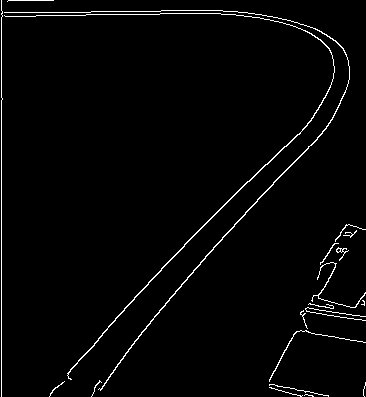
#> input picture hough-video/curveroi.png, 366 x 397 px
$ python curve-image.py
#> lines starting #> are read from the running program, lines starting #| are printed output that depends on the picture; after the words box and inside, x2 and y2 are one past the last pixel; in counts of white or black regions, pixels touching at a corner belong together
import cv2
import numpy as np

# Load the image
image = cv2.imread('curveroi.png')
#> image is the input picture: shape (397, 366, 3); 2.2% white in thin lines or dots

cv2.imshow("t7y6zgh",image)

# Convert the image to grayscale
gray = cv2.cvtColor(image, cv2.COLOR_BGR2GRAY)
#> gray: shape (397, 366); 2.2% white in thin lines or dots

# Apply Gaussian blur to reduce noise
blurred = cv2.GaussianBlur(gray, (5, 5), 0)
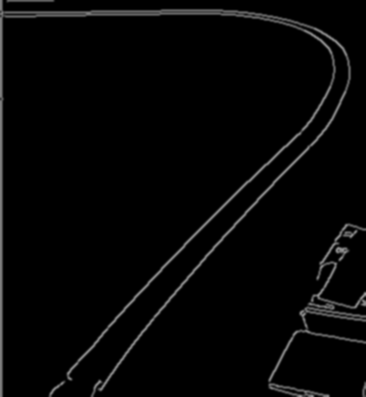
#> blurred: shape (397, 366); min 0, max 155, mean 5.8

# Use Canny edge detection
edges = cv2.Canny(blurred, 50, 150)
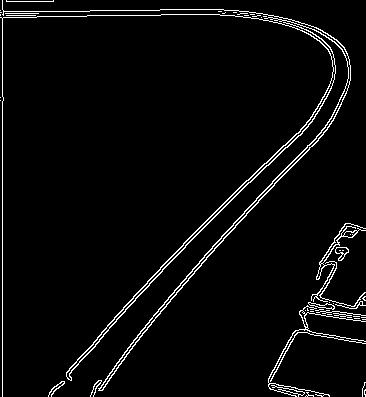
#> edges: shape (397, 366); 3.7% white in thin lines or dots

# Find contours in the edges
contours, _ = cv2.findContours(edges, cv2.RETR_EXTERNAL, cv2.CHAIN_APPROX_SIMPLE)
#> contours = 47 contours, 38 with area under 20; largest, box (x1, y1, x2, y2) and area: (0, 14, 336, 397) 561, (2, 0, 351, 391) 534, (311, 223, 366, 302) 185, (268, 305, 366, 397) 106, (335, 247, 349, 261) 98

# Loop over the contours
for contour in contours:
    # Check if the contour contains enough points
    if len(contour) >= 5:
        # Fit a curve to the contour
        curve = cv2.fitEllipse(contour)
        # Extract parameters of the fitted ellipse
        (x, y), (MA, ma), angle = curve

        # Draw the ellipse on the original image
        cv2.ellipse(image, (int(x), int(y)), (int(MA/2), int(ma/2)), angle, 0, 360, (0, 255, 0), 2)

        # Calculate length of the curved line (perimeter of ellipse)
        length = cv2.arcLength(contour, True)

        # Calculate angle of the curved line
        # In this example, we'll use the angle of the fitted ellipse
        # You can also calculate it based on the slope of tangent lines at different points of the curve
        print("Angle of curved line:", angle)
        print("Length of curved line:", length)
    else:
        print("Contour does not contain enough points.")
#> this loop made 47 passes
#> (x, y, MA, ma, angle, length) on passes 1, 2, 3, 4, 5, 6, 7, 14, 16, 18, 20, 23: (308.8, 394.4, 4.6, 8.44, 100, 28.97), (364.5, 392.4, 0, 1, 180, 15.66), (290.2, 390.4, 4.59, 33.65, 104.6, 142.1), (364.3, 382.9, 2.19, 26.06, 11.28, 31.07), (55.66, 388.2, 4.75, 20.71, 46.67, 91.05), (95.48, 387.3, 4.82, 19.42, 27.95, 82.08), (296.1, 331, 30.08, 48.33, 64.7, 264.9), (340.6, 314.6, 2.6, 17.52, 95.15, 61.31), (341.2, 313.7, 4.53, 43.46, 95.87, 121.5), (318.5, 309.6, 0.553, 1.18, 0, 16.83), (313.8, 354.9, 68.79, 100.3, 38.79, 720.4), (322.9, 305.2, 5.26, 27.47, 99.3, 61.21)
#> contour on passes 8 to 13: [[362, 319], [365, 319]], [[354, 318], [359, 318]], [[361, 317], [365, 317]], [[347, 317], [351, 317]], [[353, 316], [359, 316]], [[327, 314], [331, 314]]
#> (printed output is left out)
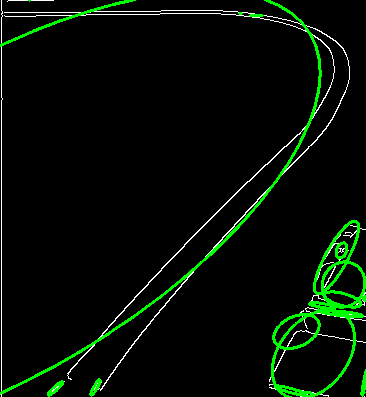
#> image: shape (397, 366, 3); 3.66% of pixels changed, all inside (x1, y1, x2, y2) = (0, 0, 366, 397)

# Display the image
cv2.imshow('Curved Line Detection', image)
cv2.waitKey(0)
cv2.destroyAllWindows()
